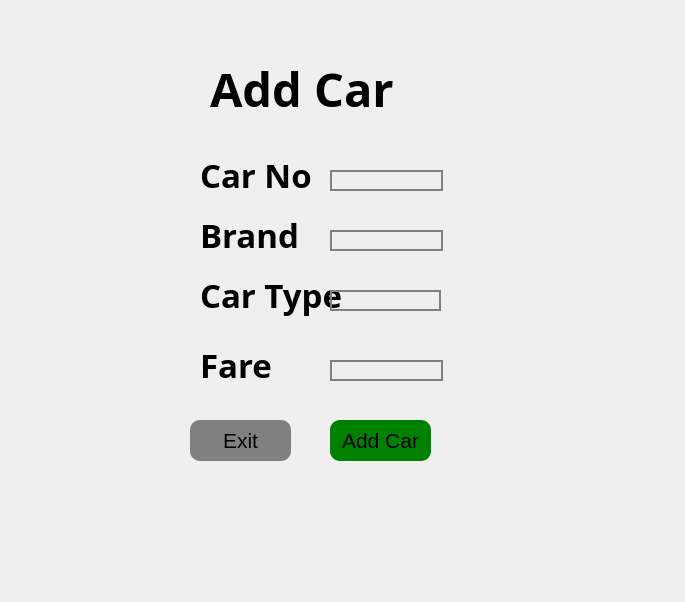
<?xml version="1.0" encoding="UTF-8"?>
<ui version="4.0">
 <class>addCar</class>
 <widget class="QDialog" name="addCar">
  <property name="geometry">
   <rect>
    <x>0</x>
    <y>0</y>
    <width>685</width>
    <height>602</height>
   </rect>
  </property>
  <property name="windowTitle">
   <string>Dialog</string>
  </property>
  <widget class="QLabel" name="label">
   <property name="geometry">
    <rect>
     <x>-30</x>
     <y>-20</y>
     <width>831</width>
     <height>691</height>
    </rect>
   </property>
   <property name="font">
    <font>
     <bold>true</bold>
    </font>
   </property>
   <property name="text">
    <string/>
   </property>
   <property name="pixmap">
    <pixmap>../../../../../Downloads/Audi rs6.jpeg</pixmap>
   </property>
  </widget>
  <widget class="QPushButton" name="addcarbutton">
   <property name="geometry">
    <rect>
     <x>330</x>
     <y>420</y>
     <width>101</width>
     <height>41</height>
    </rect>
   </property>
   <property name="font">
    <font>
     <pointsize>16</pointsize>
    </font>
   </property>
   <property name="styleSheet">
    <string notr="true">background-color: green;
color: black;
border-radius: 10px;</string>
   </property>
   <property name="text">
    <string>Add Car</string>
   </property>
  </widget>
  <widget class="QLabel" name="addcartitle">
   <property name="geometry">
    <rect>
     <x>210</x>
     <y>50</y>
     <width>231</width>
     <height>91</height>
    </rect>
   </property>
   <property name="font">
    <font>
     <family>Noto Sans Myanmar</family>
     <pointsize>35</pointsize>
     <bold>true</bold>
    </font>
   </property>
   <property name="text">
    <string>Add Car</string>
   </property>
  </widget>
  <widget class="QPushButton" name="exitbutton">
   <property name="geometry">
    <rect>
     <x>190</x>
     <y>420</y>
     <width>101</width>
     <height>41</height>
    </rect>
   </property>
   <property name="font">
    <font>
     <pointsize>16</pointsize>
    </font>
   </property>
   <property name="styleSheet">
    <string notr="true">background-color: grey;
color: back;
border-radius: 10px;</string>
   </property>
   <property name="text">
    <string>Exit</string>
   </property>
  </widget>
  <widget class="QLineEdit" name="brandlineedit">
   <property name="geometry">
    <rect>
     <x>330</x>
     <y>230</y>
     <width>113</width>
     <height>21</height>
    </rect>
   </property>
   <property name="styleSheet">
    <string notr="true">background-color: transparent;
border: 2px solid grey;
color: white;</string>
   </property>
   <property name="echoMode">
    <enum>QLineEdit::EchoMode::Normal</enum>
   </property>
  </widget>
  <widget class="QLabel" name="brandlabel">
   <property name="geometry">
    <rect>
     <x>200</x>
     <y>210</y>
     <width>201</width>
     <height>61</height>
    </rect>
   </property>
   <property name="font">
    <font>
     <family>Noto Sans Myanmar</family>
     <pointsize>25</pointsize>
     <bold>true</bold>
    </font>
   </property>
   <property name="text">
    <string>Brand</string>
   </property>
  </widget>
  <widget class="QLabel" name="carnolabel">
   <property name="geometry">
    <rect>
     <x>200</x>
     <y>150</y>
     <width>201</width>
     <height>61</height>
    </rect>
   </property>
   <property name="font">
    <font>
     <family>Noto Sans Myanmar</family>
     <pointsize>25</pointsize>
     <bold>true</bold>
    </font>
   </property>
   <property name="text">
    <string>Car No</string>
   </property>
  </widget>
  <widget class="QLineEdit" name="carnolineedit">
   <property name="geometry">
    <rect>
     <x>330</x>
     <y>170</y>
     <width>113</width>
     <height>21</height>
    </rect>
   </property>
   <property name="styleSheet">
    <string notr="true">background-color: transparent;
border: 2px solid grey;
color: white;</string>
   </property>
   <property name="echoMode">
    <enum>QLineEdit::EchoMode::Normal</enum>
   </property>
  </widget>
  <widget class="QLabel" name="cartypelabel">
   <property name="geometry">
    <rect>
     <x>200</x>
     <y>270</y>
     <width>201</width>
     <height>61</height>
    </rect>
   </property>
   <property name="font">
    <font>
     <family>Noto Sans Myanmar</family>
     <pointsize>25</pointsize>
     <bold>true</bold>
    </font>
   </property>
   <property name="text">
    <string>Car Type</string>
   </property>
  </widget>
  <widget class="QListWidget" name="cartypelistwidget">
   <property name="geometry">
    <rect>
     <x>330</x>
     <y>290</y>
     <width>111</width>
     <height>21</height>
    </rect>
   </property>
   <property name="font">
    <font>
     <pointsize>13</pointsize>
    </font>
   </property>
   <property name="styleSheet">
    <string notr="true">background-color: transparent;
border: 2px solid grey;
color: white;</string>
   </property>
   <property name="autoScroll">
    <bool>true</bool>
   </property>
  </widget>
  <widget class="QLabel" name="farelabel">
   <property name="geometry">
    <rect>
     <x>200</x>
     <y>340</y>
     <width>201</width>
     <height>61</height>
    </rect>
   </property>
   <property name="font">
    <font>
     <family>Noto Sans Myanmar</family>
     <pointsize>25</pointsize>
     <bold>true</bold>
    </font>
   </property>
   <property name="text">
    <string>Fare</string>
   </property>
  </widget>
  <widget class="QLineEdit" name="farelineedit">
   <property name="geometry">
    <rect>
     <x>330</x>
     <y>360</y>
     <width>113</width>
     <height>21</height>
    </rect>
   </property>
   <property name="styleSheet">
    <string notr="true">background-color: transparent;
border: 2px solid grey;
color: white;</string>
   </property>
   <property name="echoMode">
    <enum>QLineEdit::EchoMode::Normal</enum>
   </property>
  </widget>
 </widget>
 <resources/>
 <connections/>
</ui>
